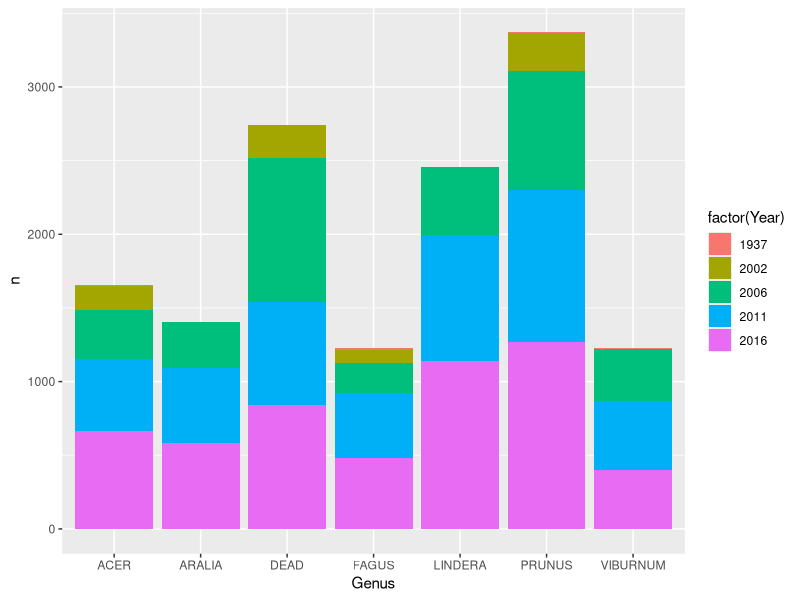
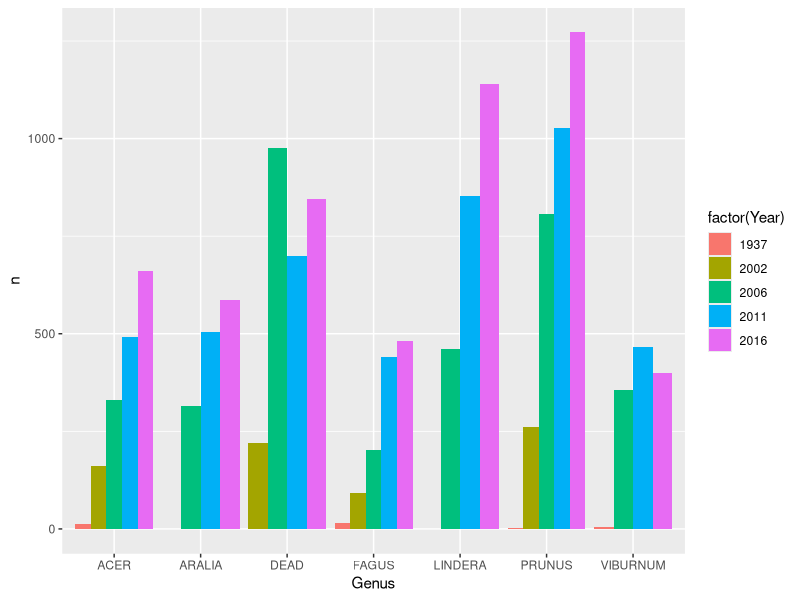

These charts were generated, in order, by the following R code:
## ---- chunk 1
knitr::opts_chunk$set(echo = TRUE)
setwd("~/Edem/R Project/")
## ---- chunk 2
library(readxl)
woodyplants <- read_xlsx("Combined Woody Plants Data (2002,2006,2011,2016).xlsx")
groundcover <- read.csv("Combined Groundcover2011_2016.csv", stringsAsFactors = FALSE)

head(woodyplants)
tail(woodyplants)
str(woodyplants)
summary(woodyplants)

head(groundcover)
tail(groundcover)
str(groundcover)
summary(groundcover)
##forestmgmt <- read_xls("NYBG Forest Management_11052008 to 12312014.xls")
## ---- chunk 3
## First We are checking if there are any missing year column which is the first column on the datasets
sum(is.na(woodyplants$Year))
sum(is.na(groundcover$Sample.Date))

## Removing the empty rows
woodyplants <- woodyplants[rowSums(is.na(woodyplants)) < 7,]
groundcover <- groundcover[rowSums(is.na(groundcover)) < 10,]
## ---- chunk 4
woodyplants$`Transect Number` <- as.factor(woodyplants$`Transect Number`)
woodyplants$`Plot Number` <- as.factor(woodyplants$`Plot Number`)

groundcover$Transect.Number <- as.factor(groundcover$Transect.Number)
groundcover$Plot.Number <- as.factor(groundcover$Plot.Number)
groundcover$Sample.Date <- as.Date(groundcover$Sample.Date, format = "%m/%d/%Y")

#Set all the values in Genus to uppercases
woodyplants$Genus <- toupper(woodyplants$Genus)

library(dplyr)

#Get top 7 Genus
top_7 <- woodyplants %>% count(Genus) %>% arrange(desc(n)) %>% filter(n > 1000)

#Create a vector with top 7 Genus
target <- c("PRUNUS","DEAD","LINDERA","ACER","ARALIA","FAGUS","VIBURNUM")

#Get top 7 Genus with Year
top_7_year <- woodyplants %>% count(Year,Genus) %>% arrange(desc(n)) %>% filter(Genus %in% target )

#Create plots


## ---- chunk 5
library(ggplot2)

ggplot(top_7_year, aes(x = Genus, y = n, fill = factor(Year)), position ="dodge") + geom_bar(stat = "identity")
ggplot(top_7_year, aes(x = Genus, y = n, fill = factor(Year)), position ="dodge") + geom_bar(stat = "identity", position = "dodge")
